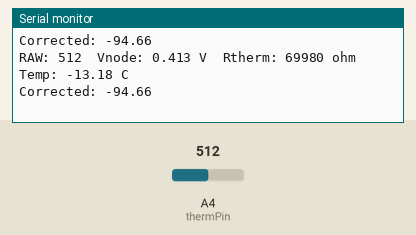
Simulated run of this sketch. Board: Arduino Uno, built with avr-gcc and run on an emulated ATmega328P. Parts: the last lines printed to the serial monitor. The inputs (shaded band) are chosen by the test bench; at power-on: A4 (thermPin) = 512.

Above: at 1.4 s.
1.5 s: A4 (thermPin) set to 0
At 2.0 s:
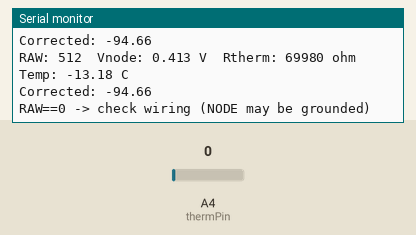
3.7 s: A4 (thermPin) set to 122
At 4.02 s:
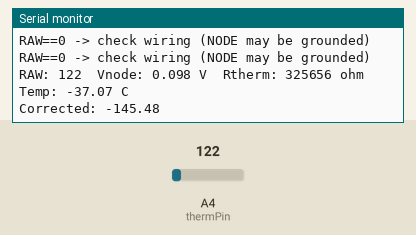

Measured:
- after the input at 1.5 s, the serial monitor: prints a new line after 0.21 s (image 1)
- after the input at 3.7 s, the serial monitor: prints a new line at once (image 2)

The sketch:

thermistorTest.ino
```cpp
int thermPin = 4;
const float VCC = 3.30;            // supply voltage used for divider
const float SERIES_R = 10000.0;    // fixed resistor value in ohms
const float R0 = 10000.0;          // thermistor nominal resistance at T0
const float T0 = 25.0 + 273.15;    // nominal temperature (K)
const float BETA = 3950.0;         // beta coefficient

void setup() {
  Serial.begin(115200);
  delay(200);
}

void loop() {
  int raw = analogRead(thermPin);
  // protect against division by zero
  if(raw <= 0){
    Serial.println("RAW==0 -> check wiring (NODE may be grounded)");
    delay(500);
    return;
  }
  if(raw >= 4095){
    Serial.println("RAW==4095 -> check wiring (NODE may be VCC)");
    delay(500);
    return;
  }

  float voltage = (raw / 4095.0) * VCC;
  // voltage across series resistor node = Vnode
  float Rtherm = (SERIES_R * (VCC / voltage - 1.0)); // Rtherm = R * (Vcc/Vnode - 1)
  // Steinhart-Hart (Beta) approximation
  float steinhart = log(Rtherm / R0) / BETA + 1.0 / T0;
  steinhart = 1.0 / steinhart;
  float tempC = steinhart - 273.15;

  float corrected = (((tempC - 32.21) * 30.4) / 14.29) + 1.9;

  Serial.print("RAW: "); Serial.print(raw);
  Serial.print("  Vnode: "); Serial.print(voltage, 3);
  Serial.print(" V  Rtherm: "); Serial.print(Rtherm, 0);
  Serial.print(" ohm  Temp: "); Serial.print(tempC, 2);
  Serial.println(" C");
  Serial.print("Corrected: "); Serial.println(corrected, 2);

  delay(500);
}
```
